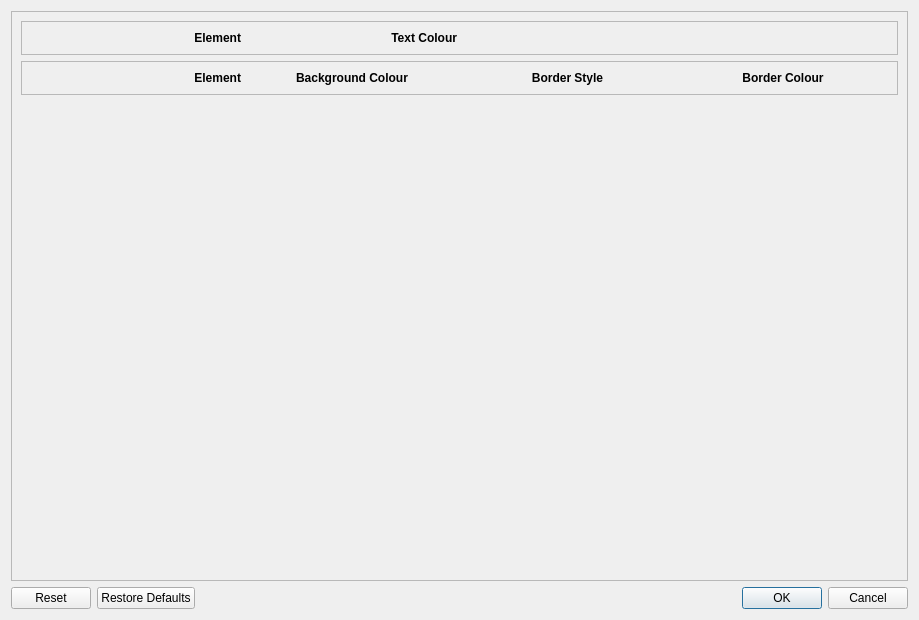
<?xml version="1.0" encoding="UTF-8"?>
<ui version="4.0">
 <class>ColourPicker</class>
 <widget class="QDialog" name="ColourPicker">
  <property name="geometry">
   <rect>
    <x>0</x>
    <y>0</y>
    <width>919</width>
    <height>620</height>
   </rect>
  </property>
  <property name="windowTitle">
   <string>Edit Colours</string>
  </property>
  <layout class="QVBoxLayout" name="verticalLayout">
   <item>
    <widget class="QScrollArea" name="scrollArea">
     <property name="sizePolicy">
      <sizepolicy hsizetype="MinimumExpanding" vsizetype="Expanding">
       <horstretch>0</horstretch>
       <verstretch>0</verstretch>
      </sizepolicy>
     </property>
     <property name="widgetResizable">
      <bool>true</bool>
     </property>
     <widget class="QWidget" name="colourList">
      <property name="geometry">
       <rect>
        <x>0</x>
        <y>0</y>
        <width>891</width>
        <height>551</height>
       </rect>
      </property>
      <layout class="QVBoxLayout" name="verticalLayout_2">
       <item>
        <widget class="QFrame" name="frame">
         <property name="frameShape">
          <enum>QFrame::StyledPanel</enum>
         </property>
         <property name="frameShadow">
          <enum>QFrame::Raised</enum>
         </property>
         <layout class="QGridLayout" name="textGrid">
          <item row="0" column="0">
           <widget class="QLabel" name="label_7">
            <property name="maximumSize">
             <size>
              <width>16777215</width>
              <height>30</height>
             </size>
            </property>
            <property name="font">
             <font>
              <weight>75</weight>
              <italic>false</italic>
              <bold>true</bold>
             </font>
            </property>
            <property name="text">
             <string>Element</string>
            </property>
            <property name="alignment">
             <set>Qt::AlignRight|Qt::AlignTrailing|Qt::AlignVCenter</set>
            </property>
           </widget>
          </item>
          <item row="0" column="1">
           <widget class="QLabel" name="label_8">
            <property name="maximumSize">
             <size>
              <width>16777215</width>
              <height>30</height>
             </size>
            </property>
            <property name="font">
             <font>
              <weight>75</weight>
              <italic>false</italic>
              <bold>true</bold>
             </font>
            </property>
            <property name="text">
             <string>Text Colour</string>
            </property>
            <property name="alignment">
             <set>Qt::AlignRight|Qt::AlignTrailing|Qt::AlignVCenter</set>
            </property>
           </widget>
          </item>
          <item row="0" column="2">
           <widget class="QLabel" name="label_10">
            <property name="maximumSize">
             <size>
              <width>16777215</width>
              <height>30</height>
             </size>
            </property>
            <property name="font">
             <font>
              <weight>75</weight>
              <italic>false</italic>
              <bold>true</bold>
             </font>
            </property>
            <property name="text">
             <string/>
            </property>
            <property name="alignment">
             <set>Qt::AlignRight|Qt::AlignTrailing|Qt::AlignVCenter</set>
            </property>
           </widget>
          </item>
          <item row="0" column="3">
           <widget class="QLabel" name="label_9">
            <property name="maximumSize">
             <size>
              <width>16777215</width>
              <height>30</height>
             </size>
            </property>
            <property name="font">
             <font>
              <weight>75</weight>
              <italic>false</italic>
              <bold>true</bold>
             </font>
            </property>
            <property name="text">
             <string/>
            </property>
            <property name="alignment">
             <set>Qt::AlignRight|Qt::AlignTrailing|Qt::AlignVCenter</set>
            </property>
           </widget>
          </item>
         </layout>
        </widget>
       </item>
       <item>
        <widget class="QFrame" name="frame_2">
         <property name="frameShape">
          <enum>QFrame::StyledPanel</enum>
         </property>
         <property name="frameShadow">
          <enum>QFrame::Raised</enum>
         </property>
         <layout class="QGridLayout" name="areaGrid">
          <item row="0" column="0">
           <widget class="QLabel" name="label_6">
            <property name="font">
             <font>
              <weight>75</weight>
              <italic>false</italic>
              <bold>true</bold>
             </font>
            </property>
            <property name="text">
             <string>Element</string>
            </property>
            <property name="alignment">
             <set>Qt::AlignRight|Qt::AlignTrailing|Qt::AlignVCenter</set>
            </property>
           </widget>
          </item>
          <item row="0" column="1">
           <widget class="QLabel" name="label_3">
            <property name="font">
             <font>
              <weight>75</weight>
              <bold>true</bold>
             </font>
            </property>
            <property name="text">
             <string>Background Colour</string>
            </property>
            <property name="alignment">
             <set>Qt::AlignCenter</set>
            </property>
           </widget>
          </item>
          <item row="0" column="2">
           <widget class="QLabel" name="label_4">
            <property name="font">
             <font>
              <weight>75</weight>
              <bold>true</bold>
             </font>
            </property>
            <property name="text">
             <string>Border Style</string>
            </property>
            <property name="alignment">
             <set>Qt::AlignCenter</set>
            </property>
           </widget>
          </item>
          <item row="0" column="3">
           <widget class="QLabel" name="label_5">
            <property name="font">
             <font>
              <weight>75</weight>
              <bold>true</bold>
             </font>
            </property>
            <property name="text">
             <string>Border Colour</string>
            </property>
            <property name="alignment">
             <set>Qt::AlignCenter</set>
            </property>
           </widget>
          </item>
         </layout>
        </widget>
       </item>
       <item>
        <spacer name="verticalSpacer">
         <property name="orientation">
          <enum>Qt::Vertical</enum>
         </property>
         <property name="sizeHint" stdset="0">
          <size>
           <width>20</width>
           <height>40</height>
          </size>
         </property>
        </spacer>
       </item>
      </layout>
     </widget>
    </widget>
   </item>
   <item>
    <widget class="QDialogButtonBox" name="buttonBox">
     <property name="orientation">
      <enum>Qt::Horizontal</enum>
     </property>
     <property name="standardButtons">
      <set>QDialogButtonBox::Cancel|QDialogButtonBox::Ok|QDialogButtonBox::Reset|QDialogButtonBox::RestoreDefaults</set>
     </property>
    </widget>
   </item>
  </layout>
 </widget>
 <tabstops>
  <tabstop>buttonBox</tabstop>
 </tabstops>
 <resources/>
 <connections>
  <connection>
   <sender>buttonBox</sender>
   <signal>accepted()</signal>
   <receiver>ColourPicker</receiver>
   <slot>accept()</slot>
   <hints>
    <hint type="sourcelabel">
     <x>231</x>
     <y>282</y>
    </hint>
    <hint type="destinationlabel">
     <x>157</x>
     <y>274</y>
    </hint>
   </hints>
  </connection>
  <connection>
   <sender>buttonBox</sender>
   <signal>rejected()</signal>
   <receiver>ColourPicker</receiver>
   <slot>reject()</slot>
   <hints>
    <hint type="sourcelabel">
     <x>299</x>
     <y>288</y>
    </hint>
    <hint type="destinationlabel">
     <x>286</x>
     <y>274</y>
    </hint>
   </hints>
  </connection>
 </connections>
</ui>
